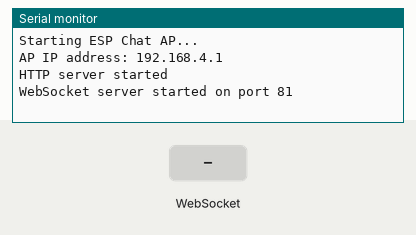
This sketch was run on a simulated ESP8266 (NodeMCU). Shown: the last lines printed to the serial monitor. Inputs (shaded band) come from the test bench. WiFi joins after 1.5 s; servers stay silent unless stated.

Above: at 2.2 s.
2.3 s: WebSocket text "Enter" received
At 2.8 s:
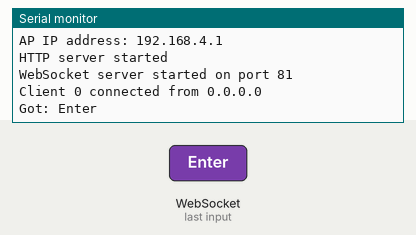
3.8 s: WebSocket text "1" received
At 5.1 s:
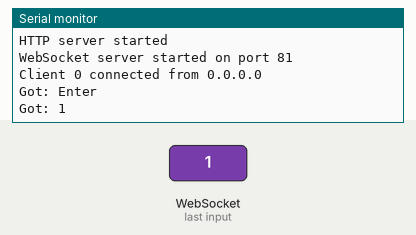

The sketch:

esp_chat_server.ino
```cpp
#include <ESP8266WiFi.h>
#include <ESP8266WebServer.h>
#include <WebSocketsServer.h>
#include <Hash.h>

const char* ssid     = "ESP-Chat";
const char* password = "12345678";

ESP8266WebServer server(80);
WebSocketsServer webSocket(81);

const char index_html[] PROGMEM = R"rawliteral(
<!DOCTYPE html>
<html>
<head>
  <meta charset="UTF-8" />
  <title>ESP Chat Room</title>
  <meta name="viewport" content="width=device-width, initial-scale=1.0">
  <style>
    * { box-sizing: border-box; margin: 0; padding: 0; }
    body {
      background: #02040a;
      color: #e6f1ff;
      font-family: Arial, sans-serif;
      display: flex;
      flex-direction: column;
      height: 100vh;
    }
    header {
      padding: 10px 15px;
      border-bottom: 1px solid #1f2933;
      display: flex;
      justify-content: space-between;
      align-items: center;
      background: linear-gradient(90deg, #020617, #02040a);
    }
    .brand {
      font-size: 16px;
      letter-spacing: 2px;
      text-transform: uppercase;
      color: #38bdf8;
    }
    .status {
      font-size: 12px;
      color: #9ca3af;
    }
    .status span {
      display: inline-block;
      width: 8px;
      height: 8px;
      margin-right: 5px;
      border-radius: 50%;
      background: #ef4444;
    }
    .status.connected span {
      background: #22c55e;
    }
    #chat {
      flex: 1;
      padding: 10px;
      overflow-y: auto;
      background: radial-gradient(circle at top, #0b1120, #020617);
    }
    .msg {
      margin-bottom: 8px;
      padding: 6px 10px;
      border-radius: 6px;
      background: rgba(15, 23, 42, 0.85);
      border: 1px solid #1f2937;
      font-size: 14px;
      word-wrap: break-word;
    }
    .msg.me {
      border-color: #38bdf8;
      background: rgba(15, 23, 42, 0.95);
    }
    .meta {
      font-size: 11px;
      color: #9ca3af;
      margin-bottom: 2px;
    }
    .content {
      font-size: 14px;
    }
    #inputBar {
      padding: 8px;
      border-top: 1px solid #1f2933;
      background: #020617;
      display: flex;
      flex-direction: column;
      gap: 6px;
    }
    #nameInput, #msgInput {
      width: 100%;
      padding: 8px 10px;
      border-radius: 6px;
      border: 1px solid #1f2937;
      background: #020617;
      color: #e5e7eb;
      font-size: 14px;
    }
    #controls {
      display: flex;
      gap: 6px;
    }
    #msgInput {
      flex: 1;
    }
    button {
      padding: 8px 12px;
      border-radius: 6px;
      border: 1px solid #38bdf8;
      background: #020617;
      color: #e0f2fe;
      font-size: 14px;
      cursor: pointer;
      transition: background 0.15s, transform 0.05s;
      white-space: nowrap;
    }
    button:active {
      transform: scale(0.97);
    }
    button:disabled {
      opacity: 0.4;
      cursor: default;
    }
    @media (min-width: 600px) {
      #inputBar {
        flex-direction: column;
      }
      #controls {
        flex-direction: row;
      }
    }
  </style>
</head>
<body>
  <header>
    <div class="brand">ESP CHAT ROOM</div>
    <div id="status" class="status"><span></span>Connecting...</div>
  </header>

  <div id="chat"></div>

  <div id="inputBar">
    <input id="nameInput" type="text" placeholder="Enter your name (e.g. Vedansh)" />
    <div id="controls">
      <input id="msgInput" type="text" placeholder="Type a message and press Enter..." />
      <button id="sendBtn">Send</button>
    </div>
  </div>

  <script>
    let ws;
    let myName = "";
    const chat      = document.getElementById("chat");
    const statusEl  = document.getElementById("status");
    const nameInput = document.getElementById("nameInput");
    const msgInput  = document.getElementById("msgInput");
    const sendBtn   = document.getElementById("sendBtn");

    function setStatus(online, text) {
      statusEl.classList.toggle("connected", online);
      const span = statusEl.querySelector("span");
      statusEl.innerHTML = "";
      statusEl.appendChild(span);
      span.outerHTML = "<span></span>";
      statusEl.innerHTML = statusEl.innerHTML + (text || (online ? "Connected" : "Disconnected"));
    }

    function addMessage(name, text, me=false, system=false) {
      const box = document.createElement("div");
      box.className = "msg" + (me ? " me" : "");
      if(system) box.style.opacity = "0.75";

      const meta = document.createElement("div");
      meta.className = "meta";
      const now = new Date();
      const timeStr = now.toLocaleTimeString();
      meta.textContent = system ? "[SYSTEM] " + timeStr : name + " · " + timeStr;

      const content = document.createElement("div");
      content.className = "content";
      content.textContent = text;

      box.appendChild(meta);
      box.appendChild(content);
      chat.appendChild(box);
      chat.scrollTop = chat.scrollHeight;
    }

    function connectWS() {
      const host = window.location.hostname;
      ws = new WebSocket("ws://" + host + ":81/");

      ws.onopen = function() {
        setStatus(true, "Connected");
        addMessage("SYSTEM", "You joined the room.", false, true);
        sendBtn.disabled = false;
      };

      ws.onclose = function() {
        setStatus(false, "Disconnected (auto-retrying...)");
        sendBtn.disabled = true;
        setTimeout(connectWS, 2000);
      };

      ws.onmessage = function(event) {
        try {
          const data = JSON.parse(event.data);
          const from = data.name || "Anon";
          const msg  = data.msg || "";
          const me   = (from === myName && myName !== "");
          addMessage(from, msg, me, false);
        } catch(e) {
          addMessage("SYSTEM", event.data, false, true);
        }
      };
    }

    function sendMessage() {
      if(!ws || ws.readyState !== WebSocket.OPEN) return;
      const name = nameInput.value.trim() || "Guest";
      const text = msgInput.value.trim();
      if(!text) return;
      myName = name;
      const payload = JSON.stringify({ name: name, msg: text });
      ws.send(payload);
      msgInput.value = "";
    }

    sendBtn.addEventListener("click", sendMessage);
    msgInput.addEventListener("keydown", function(e) {
      if(e.key === "Enter") {
        sendMessage();
      }
    });

    window.addEventListener("load", function() {
      connectWS();
    });
  </script>
</body>
</html>
)rawliteral";

void webSocketEvent(uint8_t num, WStype_t type, uint8_t * payload, size_t length) {
  switch (type) {
    case WStype_CONNECTED: {
      IPAddress ip = webSocket.remoteIP(num);
      String msg = "Client " + String(num) + " connected from " + ip.toString();
      Serial.println(msg);

      webSocket.sendTXT(num, "{\"name\":\"SYSTEM\",\"msg\":\"Connected to ESP Chat\"}");
      break;
    }
    case WStype_DISCONNECTED: {
      Serial.printf("Client %u disconnected\n", num);
      break;
    }
    case WStype_TEXT: {
      String text = String((char *)payload);
      Serial.printf("Got: %s\n", text.c_str());
      webSocket.broadcastTXT(text);
      break;
    }
    default:
      break;
  }
}

void setup() {
  Serial.begin(115200);
  delay(1000);
  Serial.println();
  Serial.println("Starting ESP Chat AP...");

  WiFi.mode(WIFI_AP);
  WiFi.softAP(ssid, password);

  IPAddress IP = WiFi.softAPIP();
  Serial.print("AP IP address: ");
  Serial.println(IP);

  server.on("/", HTTP_GET, []() {
    server.send_P(200, "text/html", index_html);
  });

  server.onNotFound([]() {
    server.send(404, "text/plain", "Not found");
  });

  server.begin();
  Serial.println("HTTP server started");


  webSocket.begin();
  webSocket.onEvent(webSocketEvent);
  Serial.println("WebSocket server started on port 81");
}

void loop() {
  webSocket.loop();
  server.handleClient();
}
```

Measured:
- after the input at 2.3 s, the serial monitor: prints a new line at once (image 1)
- after the input at 3.8 s, the serial monitor: prints a new line at once (image 2)
